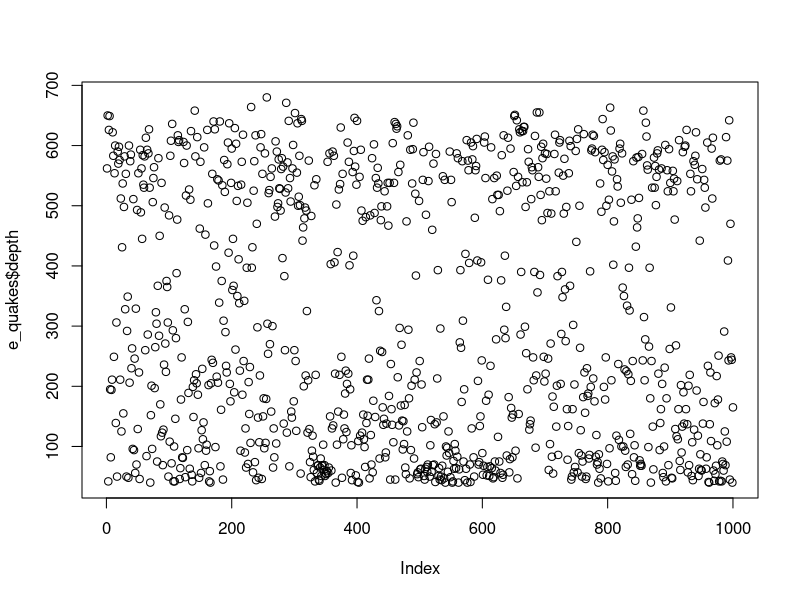
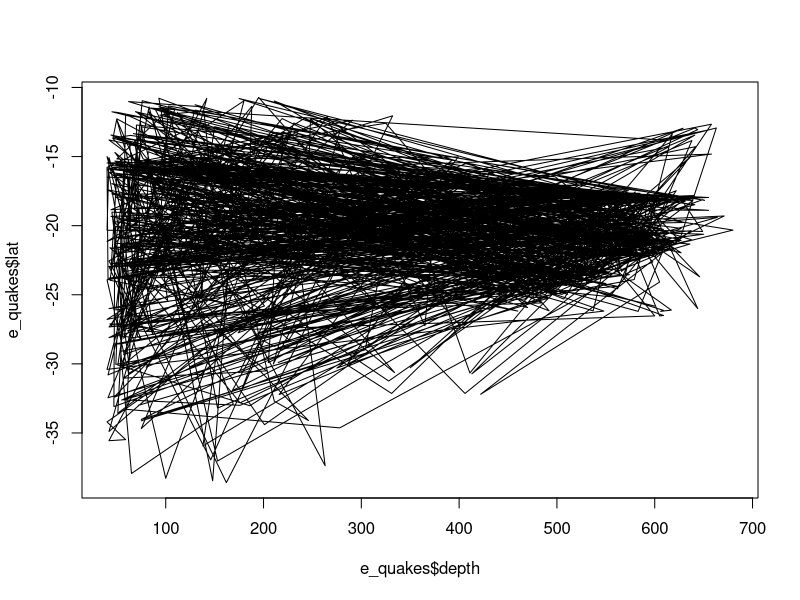
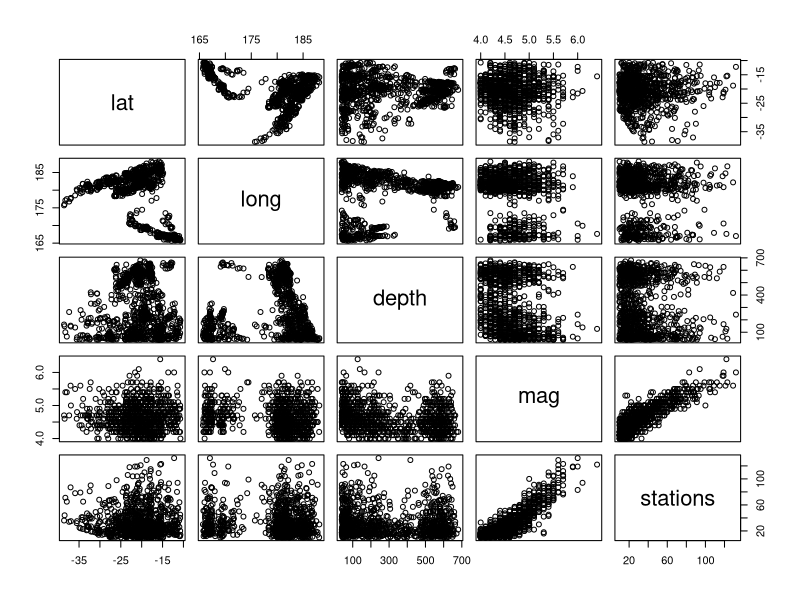
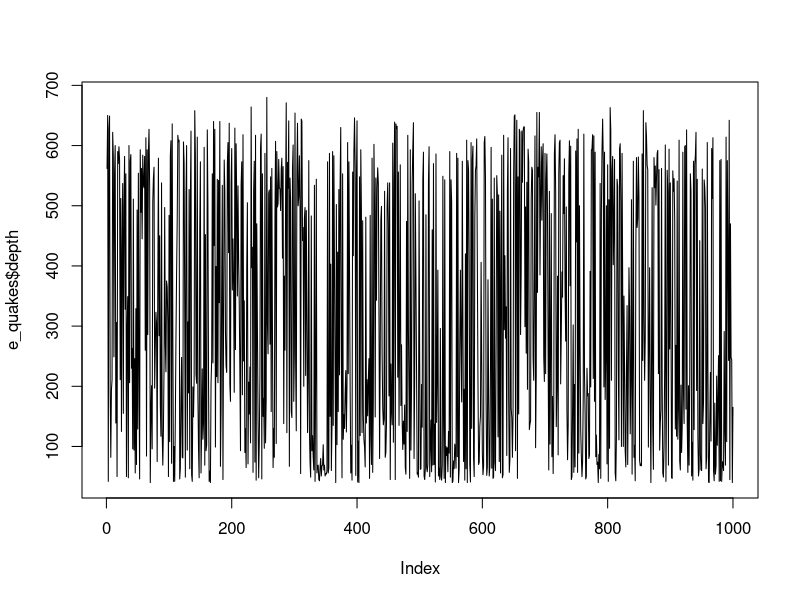
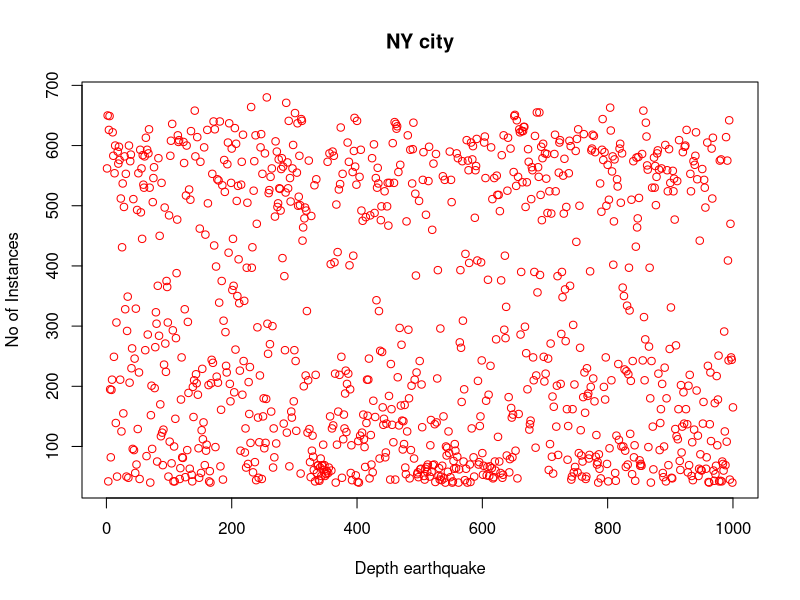
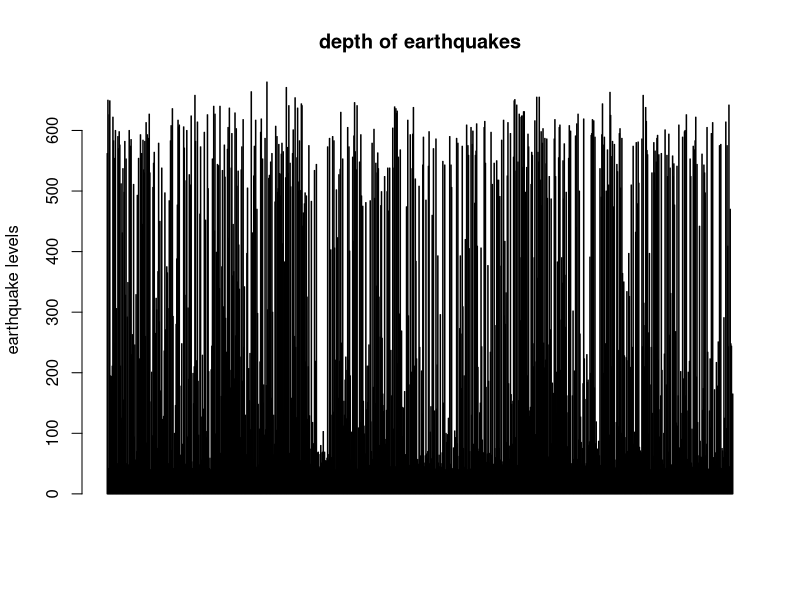
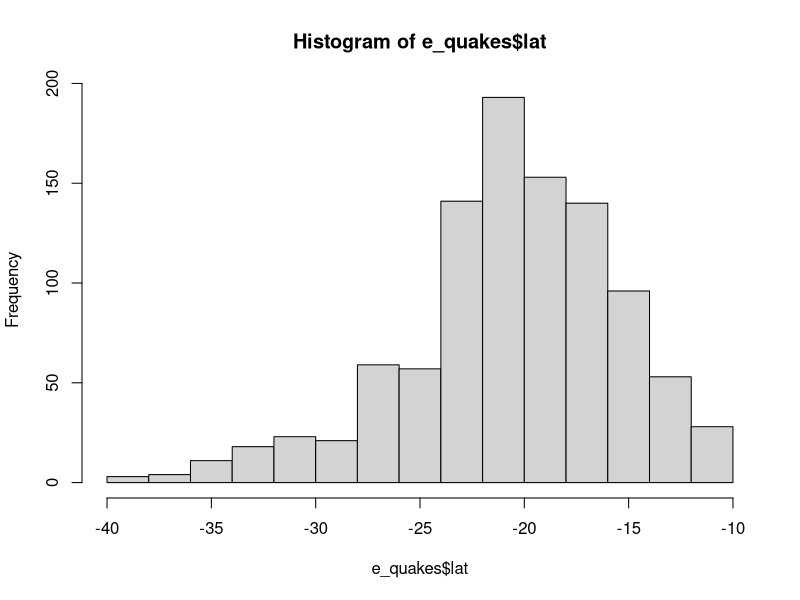
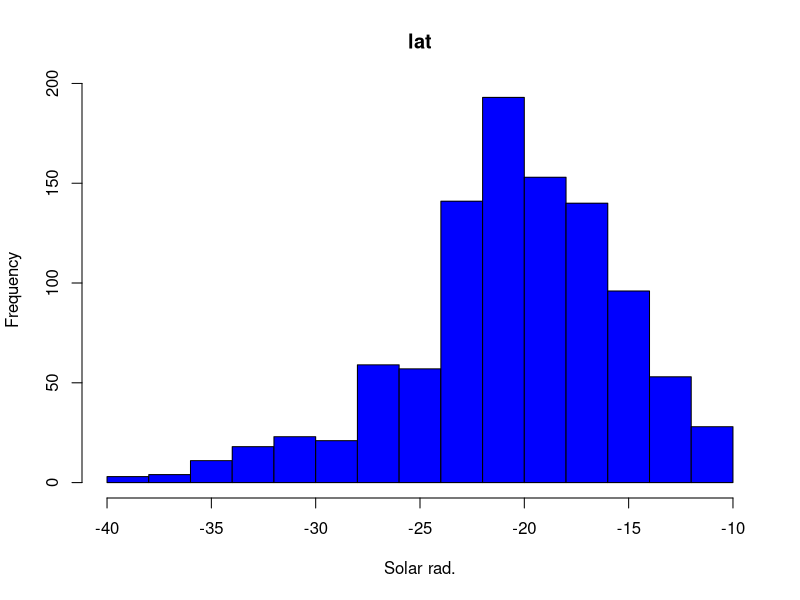

The R source for these figures, in order: (Note: this script raises an error after producing the figures.)
datasets::quakes
# Download the data set
e_quakes<-datasets::quakes
head(e_quakes,10)
tail(e_quakes,10)
e_quakes[,c(1,2)]
df1<-e_quakes[,-6]
summary(e_quakes[,1])
e_quakes$depth
summary(e_quakes$depth)

summary(e_quakes)

plot(e_quakes$depth)
plot(e_quakes$depth,e_quakes$lat,type="l")
plot(e_quakes)
plot(e_quakes$depth, type= "l") # p: points, l: lines,b: both
plot(e_quakes$depth, xlab = 'Depth earthquake', 
     ylab = 'No of Instances', main = 'NY city',
     col = 'red')

# Horizontal bar plot
barplot(e_quakes$depth, main = 'depth of earthquakes',
        ylab = 'earthquake levels', col= 'blue',horiz = F,axes=T)

#Histogram
hist(e_quakes$lat)

hist(e_quakes$lat, 
     main = 'lat',
     xlab = 'Solar rad.', col='blue')

#Single box plot
boxplot(e_quakes$depth,main="Boxplot")

boxplot.stats(e_quakes$depth)$out



# Multiple box plots
boxplot(e_quakes[,1:4],main='Multiple')


#margin of the grid(mar), 
#no of rows and columns(mfrow), 
#whether a border is to be included(bty) 
#and position of the 
#labels(las: 1 for horizontal, las: 0 for vertical)
#bty - box around the plot
par(mfrow=c(3,3),mar=c(2,5,2,1),  las=0, bty="o")

plot(e_quakes$depth)
plot(e_quakes$depth, e_quakes$lat)
plot(e_quakes$depth, type= "l")
plot(e_quakes$depth, type= "l", col='blue')

barplot(e_quakes$depth, main = 'earthquake depth',
        xlab = 'depth levels', col='green',horiz = TRUE)

hist(e_quakes$lat)
boxplot(e_quakes$lat)
boxplot(e_quakes[,0:4], main='Multiple Box plots')


sd(e_quakes$depth,na.rm = T)

#Var
var(e_quakes$depth,na.rm = T)
install.packages("moments")

#skewness
skewness(e_quakes$depth)
kurtosis(e_quakes$depth)

skewness(e_quakes$mag)
kurtosis(e_quakes$mag)
